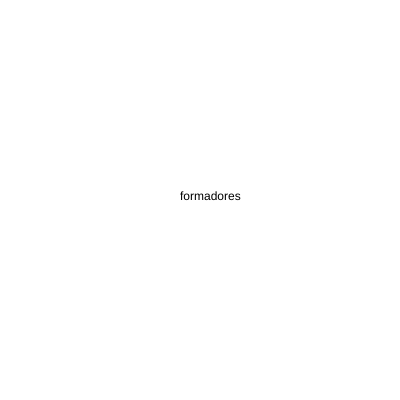
Frame 1 (no input)
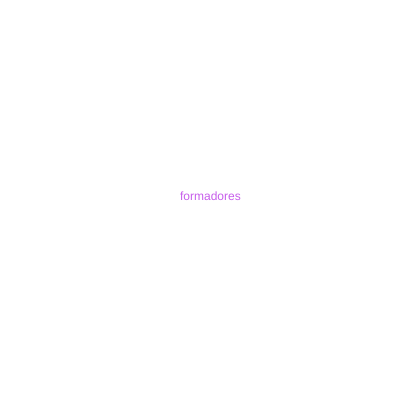
Frame 60 (no input)
Frame 120 (the mouse pressed at the canvas centre since frame 60): identical to frame 60, image omitted

The p5.js sketch that drew these frames (run headless with seeded random() and noise() and a simulated clock; from frame 60 on, the mouse is pressed at the canvas centre):

// p5.js sketch
// ── sketch.js
function setup() {
  createCanvas(400, 400);
}

function draw() {
  background("white");
  text("formadores", 180, 200);
  fill (color(199,94,235));
  }
